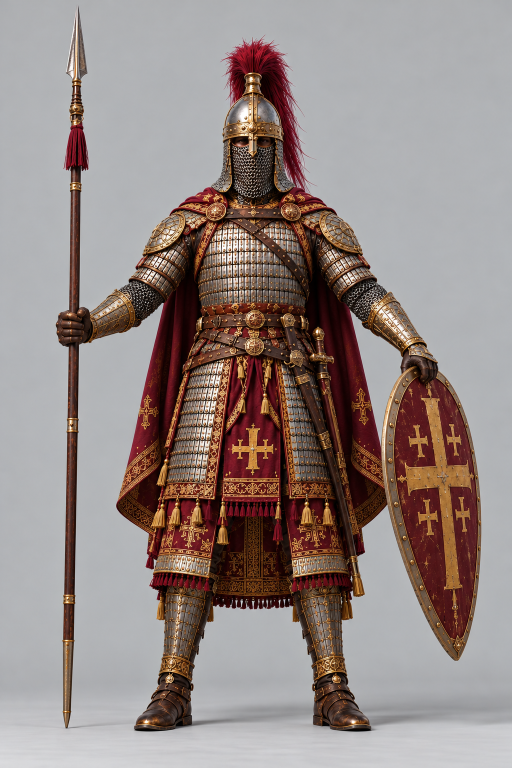
#> input picture src/eu4unitgen/core/example_pictures/cataphract_rider.png, 1024 x 1536 px (shown at 1/2 size)
$ python -i guide.py   (imports and definitions only)
#> lines starting #> are read from the running program, lines starting #| are printed output that depends on the picture
"""The input guide (Track P2.3): what makes a good reference, and warnings before a run when an image breaks the
rules. Pillow only.

The rules (from the horse and rider tracks):
  * a horse: a clean side view, the whole horse in frame, legs apart enough to see all four hooves;
  * a soldier (or rider): a front view standing, arms a little out from the body (an A-pose), weapons held clear of
    the body (the lance beside it, the shield out to the side), the whole figure in frame;
  * a gun (artillery, planned): a three-quarter view, the whole gun and its carriage in frame;
  * a plain, even background (a studio backdrop or a flat colour), no other figures, props or text;
  * at least about 768 pixels on the long side;
  * your own image or one you may use (the rights statement, rule 8).
"""
from __future__ import annotations

from pathlib import Path

import statistics

from PIL import Image

GUIDE = {
    "horse": ["A side view: the horse seen from its left or right, head to tail in frame.",
              "All four legs visible, a little apart; nothing in front of them.",
              "A plain, even background; no rider, people, props or text.",
              "Armour, caparison and trappings as you want them in game (they are read from the image).",
              "At least about 768 pixels wide."],
    "rider": ["A front view of the soldier standing, the whole figure in frame, feet included.",
              "Arms a little out from the body (an A-pose), so the arms and the body are apart.",
              "Weapons held clear of the body: a lance or spear upright beside it, a shield out to the side.",
              "A plain, even background; no horse, other figures, props or text.",
              "At least about 768 pixels tall."],
    "artillery": ["A three-quarter view of the gun: from the front and a little to one side, so the barrel's length "
                  "and the wheels both show.",
                  "The whole gun and carriage in frame; no crew (your soldiers become the crew).",
                  "A plain, even background; no people, props or text.",
                  "At least about 768 pixels wide."],
    "all": ["Use your own image or one you have the right to use, and say so in the rights statement."],
}
GUIDE["soldier"] = GUIDE["rider"]
GUIDE["gun"] = GUIDE["artillery"]  # a gun part (Track A)
# why each kind's picture matters, in one sentence (the New unit screen's first step)
WHY = {
    "soldier": "The 3D model is guessed from this one picture, so the app needs to see the whole figure from the front, "
               "with the arms apart from the body: that is how it tells the arms, the body, the weapon and the shield "
               "apart and fits them to the game's skeleton.",
    "horse": "The 3D model is guessed from this one picture. A side view shows the length of the body, the legs and "
             "the tail, which is what the game's horse skeleton needs.",
    "artillery": "A three-quarter view shows both the barrel's length and the wheels, which a front or side view "
                 "hides.",
}
WHY["rider"] = WHY["soldier"]
WHY["gun"] = WHY["artillery"]
# what each kind's picture should look like, in a few words (shown with the warnings)
VIEW = {"soldier": "front view, arms a little out (A-pose)", "rider": "front view, arms a little out (A-pose)",
        "horse": "side view", "artillery": "three-quarter view", "gun": "three-quarter view"}


def horse_check(image: Path) -> list[str]:
    """What may go wrong with this image: each a sentence for the user (empty: looks fine)."""
    out = []
    im = Image.open(image)
    small = im.convert("RGBA")
    small.thumbnail((256, 256))
    w, h = small.size
    alpha = small.getchannel("A")
    if alpha.getextrema()[0] < 128:  # a cut-out: the background is already gone
        fg = alpha.point(lambda a: 255 if a >= 128 else 0)
    else:
        rgb = small.convert("RGB")
        px = rgb.load()
        b = max(2, round(0.03 * min(w, h)))
        # the background from the border: each row's left and right strips, each column's top and bottom ones
        # (a soft gradient or vignette stays background), blended across the image
        med = lambda pts: tuple(statistics.median(px[q][k] for q in pts) for k in range(3))  # noqa: E731
        left = [med([(x, y) for x in range(b)]) for y in range(h)]
        right = [med([(x, y) for x in range(w - b, w)]) for y in range(h)]
        top = [med([(x, y) for y in range(b)]) for x in range(w)]
        bottom = [med([(x, y) for y in range(h - b, h)]) for x in range(w)]
        # clean: the border changes little from pixel to pixel (no props, floor lines or scenery)
        ring = [(x, y) for y in range(h) for x in range(w) if min(x, y, w - 1 - x, h - 1 - y) < b]
        calm = sum(1 for x, y in ring if x + 1 < w and y + 1 < h and
                   sum(abs(px[x, y][k] - px[x + 1, y][k]) + abs(px[x, y][k] - px[x, y + 1][k]) for k in range(3)) < 24)
        calm /= len(ring)
        if calm < 0.75:  # clean AI renders: 89%; a reference sheet with text and props: 31%
            out.append(f"The background doesn't look clean: only {calm:.0%} of the image's border is plain. "
                       "A plain, even background reads best; the horse may be cut out badly.")
        fg = Image.new("L", (w, h))
        fgp = fg.load()
        for y in range(h):
            for x in range(w):
                u, v = x / (w - 1), y / (h - 1)
                bg = [((1 - u) * left[y][k] + u * right[y][k] + (1 - v) * top[x][k] + v * bottom[x][k]) / 2 for k in range(3)]
                fgp[x, y] = 255 if sum(abs(px[x, y][k] - bg[k]) for k in range(3)) >= 60 else 0
    box = fg.getbbox()
    if box is None:
        return out + ["No horse found: the image looks empty."]
    bw, bh = box[2] - box[0], box[3] - box[1]
    if bw < 1.1 * bh:
        out.append(f"This may not be a side view: the horse is {bw / bh:.2f} times as wide as it is tall (a side "
                   "view is about 1.2 to 1.6). The pipeline reads side views; a front or three-quarter view builds badly.")
    edges = sum((box[0] <= 1, box[1] <= 1, box[2] >= w - 1, box[3] >= h - 1))
    if edges >= 2:
        out.append("The horse touches the image's edges: it may be cropped (missing hooves, ears or tail).")
    return out


def _foreground(image: Path):
    """(mask L at <=256 px, size, the border's plainness 0-1) from the image's alpha, else from its border colours."""
#> called with image = 'example_pictures/cataphract_rider.png'
    im = Image.open(image)
#> im is the input picture: PIL image 1024x1536 RGB; mean R, G, B 148.3, 135.2, 131.8
    full = im.size
#> full = (1024, 1536)
    small = im.convert("RGBA")
    small.thumbnail((256, 256))
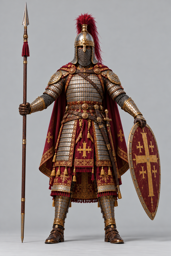
#> small: PIL image 171x256 RGBA; mean R, G, B, A 148.3, 135.2, 131.8, 255
    a = small.getchannel("A")
#> a: PIL image 171x256 L; every value is 255
    if a.getextrema()[0] < 128:
        return a.point(lambda v: 255 if v >= 128 else 0), full, 1.0
    warn = horse_check(image)
#> in horse_check, `calm = sum(1 for x, y in ring if x + 1 < w and y + 1 < h and sum(abs(p..`: calm = 3728
#> in horse_check, `calm /= len(ring)`: calm = 0.894
#> in horse_check, `fg = Image.new("L", (w, h))`: fg: PIL image 171x256 L; every value is 0
#> in horse_check, `box = fg.getbbox()`: box = (0, 3, 171, 245)
#> in horse_check, `bw, bh = box[2] - box[0], box[3] - box[1]`: bw = 171; bh = 242
#> in horse_check, `edges = sum((box[0] <= 1, box[1] <= 1, box[2] >= w - 1, box[3] >= h - ..`: edges = 2
#> warn = 2 items
    calm = 0.5 if any("background" in w for w in warn) else 1.0
#> calm = 1
    return _border_mask(small.convert("RGB")), full, calm


def _border_mask(rgb: Image.Image) -> Image.Image:
    """The subject against a background read from the border (each row's left and right strips, each column's top
    and bottom ones, blended across the image), so a soft gradient or vignette stays background."""
    px = rgb.load()
    w, h = rgb.size
    b = max(2, round(0.03 * min(w, h)))
    med = lambda pts: tuple(statistics.median(px[q][k] for q in pts) for k in range(3))  # noqa: E731
    left = [med([(x, y) for x in range(b)]) for y in range(h)]
    right = [med([(x, y) for x in range(w - b, w)]) for y in range(h)]
    top = [med([(x, y) for y in range(b)]) for x in range(w)]
    bottom = [med([(x, y) for y in range(h - b, h)]) for x in range(w)]
    m = Image.new("L", (w, h))
    mp = m.load()
    for y in range(h):
        for x in range(w):
            u, v = x / (w - 1), y / (h - 1)
            bg = [((1 - u) * left[y][k] + u * right[y][k] + (1 - v) * top[x][k] + v * bottom[x][k]) / 2 for k in range(3)]
            mp[x, y] = 255 if sum(abs(px[x, y][k] - bg[k]) for k in range(3)) >= 60 else 0
    return m


# [41 lines left out: function check, not called in this run]

>>> result = _foreground('example_pictures/cataphract_rider.png')

$ run again, on src/eu4unitgen/core/example_pictures/cataphract_side_clean.png
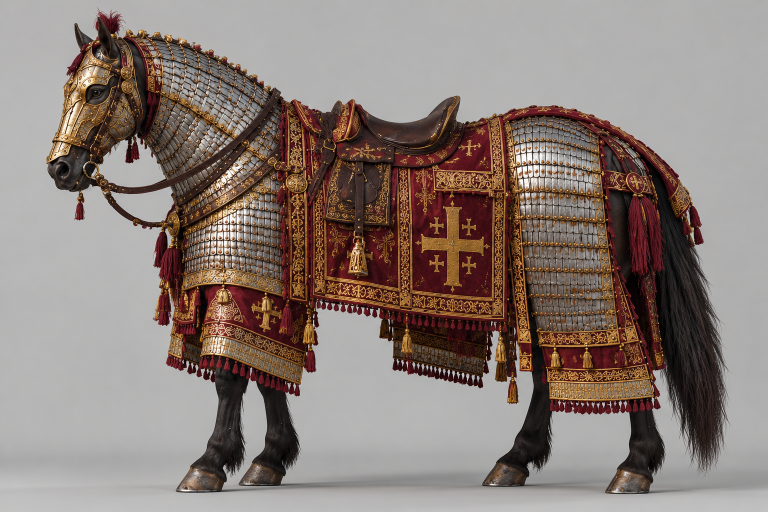
#> input picture src/eu4unitgen/core/example_pictures/cataphract_side_clean.png, 1536 x 1024 px (shown at 1/2 size)
#> in _foreground, im is the input picture: PIL image 1536x1024 RGB; mean R, G, B 138.8, 125.4, 119.4
#> in _foreground, `small.thumbnail((256, 256))`:
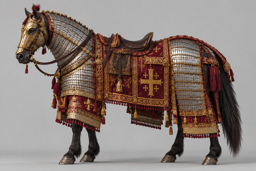
#> small: PIL image 256x171 RGBA; mean R, G, B, A 138.8, 125.4, 119.4, 255
#> a: PIL image 256x171 L; every value is 255
#> in horse_check, `calm = sum(1 for x, y in ring if x + 1 < w and y + 1 < h and sum(abs(p..`: calm = 3702
#> in horse_check, `calm /= len(ring)`: calm = 0.888
#> fg: PIL image 256x171 L; every value is 0
#> box = (15, 4, 256, 166)
#> bw = 241; bh = 162
#> edges = 1

$ run again, on src/eu4unitgen/core/example_pictures/horse2_light_cavalry.png
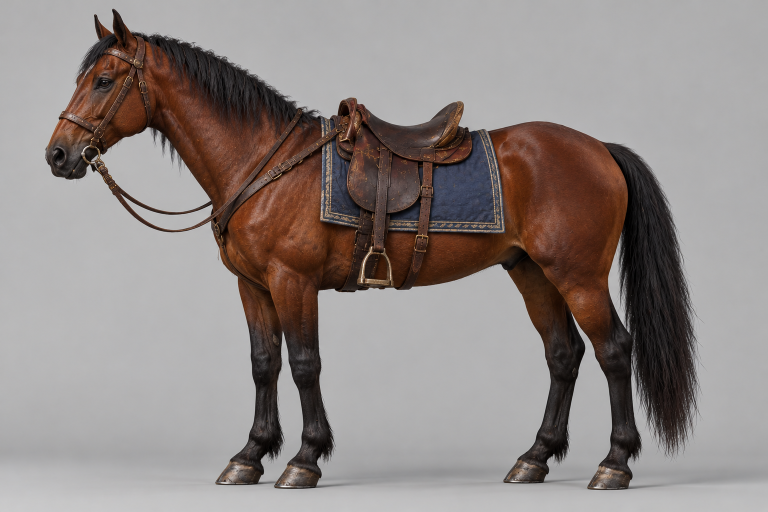
#> input picture src/eu4unitgen/core/example_pictures/horse2_light_cavalry.png, 1536 x 1024 px (shown at 1/2 size)
#> in _foreground, im is the input picture: PIL image 1536x1024 RGB; mean R, G, B 143.2, 134.8, 132.2
#> in _foreground, `small.thumbnail((256, 256))`:
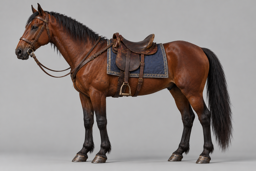
#> small: PIL image 256x171 RGBA; mean R, G, B, A 143.2, 134.8, 132.2, 255
#> a: PIL image 256x171 L; every value is 255
#> in horse_check, `calm = sum(1 for x, y in ring if x + 1 < w and y + 1 < h and sum(abs(p..`: calm = 3716
#> in horse_check, `calm /= len(ring)`: calm = 0.891
#> fg: PIL image 256x171 L; every value is 0
#> box = (15, 3, 248, 164)
#> bw = 233; bh = 161
#> edges = 0
